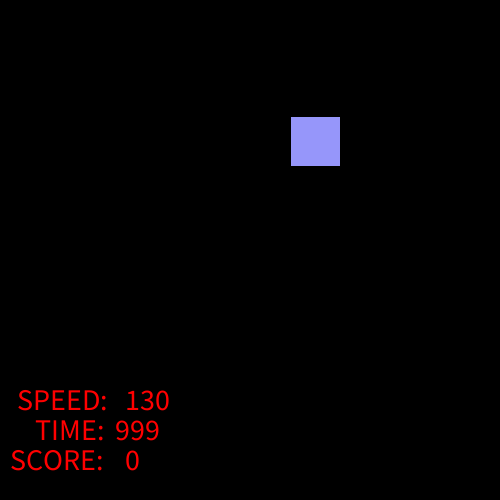
Frame 1 (no input)
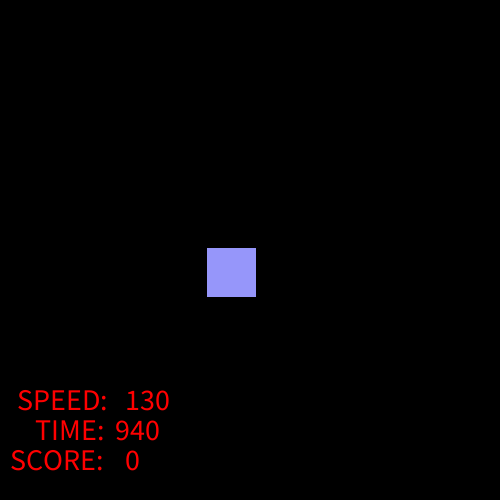
Frame 60 (the mouse pressed at the canvas centre just before this capture)
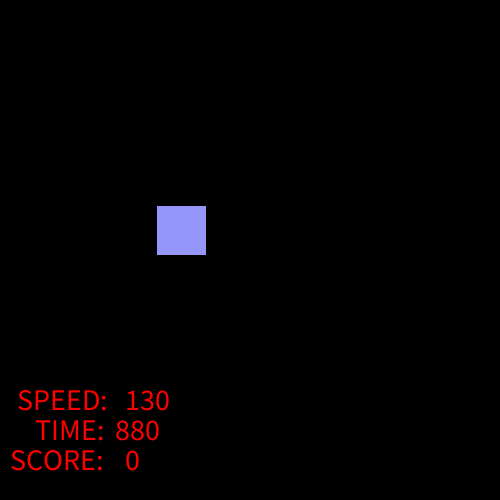
Frame 120 (the mouse held since frame 60 and released just before this capture)

The Processing sketch that drew these frames (run headless with seeded random() and noise(); from frame 60 on, the mouse is pressed at the canvas centre):

// Processing sketch: processing_120205
// ── processing_120205.pde

float cx=random(450);
float cy=random(450);
int s=0;
int ct=1;
int t=1000;
int p=0;
int sp=151;
void setup(){
size(500,500);
}
void draw(){
fill(0,255,0);
rect(200,350,80,30);
textSize(30);
if(p==0){
t--;
}
fill(150,150,250);
background(0,0,0);
rect(cx,cy,50,50);
ct++;
if(ct==150-sp&&p==0){
ct=0;
cx=random(450);
cy=random(450);
}
if(mouseX>cx&&mouseX<cx+50&&mouseY>cy&&mouseY<cy+50&&mousePressed&&mouseButton==LEFT&&p==0){
cx=random(450);
cy=random(350);
ct=0;
s=s+1;
}
fill(255,0,0);
text("SCORE:",10,470);
text("TIME:",35,440);
text("SPEED:",17,410);
if(t==0){
textSize(50);
text("GAME OVER",100,150);
text("SCORE:",120,250);
text(s,310,250);
fill(0,255,0);
rect(200,350,80,30);
fill(0,0,0);
textSize(15);
text("RESTART",210,370);
p=1;
}
if(sp>130){
sp=130;
}
if(sp<20){
sp=20;
}
if(mousePressed&&mouseButton==LEFT&&mouseX>200&&mouseX<280&&mouseY>350&&mouseY<380&&p==1){
p=0;
t=1000;
s=0;
ct=100;
}
if(keyPressed&&key=='+'){
sp++;
}
if(keyPressed&&key=='-'){
sp--;
}
fill(255,0,0);
textSize(30);
text(t,115,440);
text(s,125,470);
text(sp,125,410);
fill(70,70,70);
fill(255,0,0);
}
